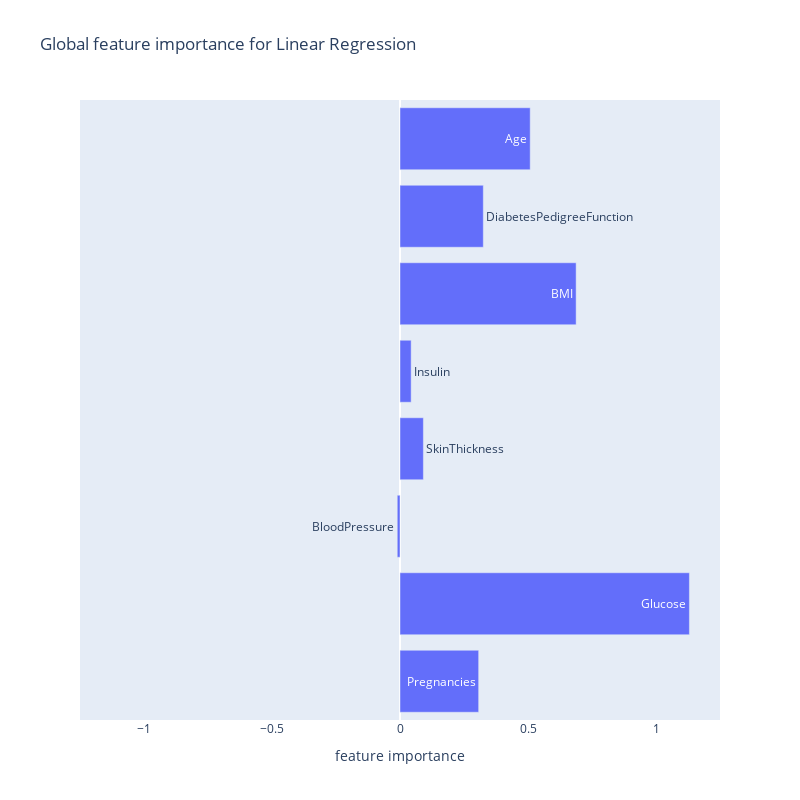

The notebook cell this image was saved under:
### Code cell
import plotly.express as px
fig = px.bar(lr_weights, y='variable', x='coefficient', orientation='h', range_x=(-1.25, 1.25), text='variable', title='Global feature importance for Linear Regression', height=800, width=800, labels={'coefficient': 'feature importance'})
fig.update_yaxes(visible=False, showticklabels=False)
fig.update_xaxes(showgrid=False)
fig.show()

### Figure 1 — Plotly figure (JSON) as saved in the notebook; plotly's stock layout.template omitted (floating-point values rounded to 4 significant figures)
{"data": [{"alignmentgroup": "True", "hovertemplate": "feature importance=%{x}<br>variable=%{text}<extra></extra>", "legendgroup": "", "marker": {"color": "#636efa", "pattern": {"shape": ""}}, "name": "", "offsetgroup": "", "orientation": "h", "showlegend": false, "text": ["Pregnancies", "Glucose", "BloodPressure", "SkinThickness", "Insulin", "BMI", "DiabetesPedigreeFunction", "Age"], "textposition": "auto", "type": "bar", "x": [0.3073, 1.13, -0.01074, 0.09133, 0.04357, 0.688, 0.3255, 0.5086], "xaxis": "x", "y": ["Pregnancies", "Glucose", "BloodPressure", "SkinThickness", "Insulin", "BMI", "DiabetesPedigreeFunction", "Age"], "yaxis": "y"}], "layout": {"barmode": "relative", "height": 800, "legend": {"tracegroupgap": 0}, "title": {"text": "Global feature importance for Linear Regression"}, "width": 800, "xaxis": {"anchor": "y", "domain": [0, 1], "range": [-1.25, 1.25], "showgrid": false, "title": {"text": "feature importance"}}, "yaxis": {"anchor": "x", "domain": [0, 1], "showticklabels": false, "title": {"text": "variable"}, "visible": false}}}
